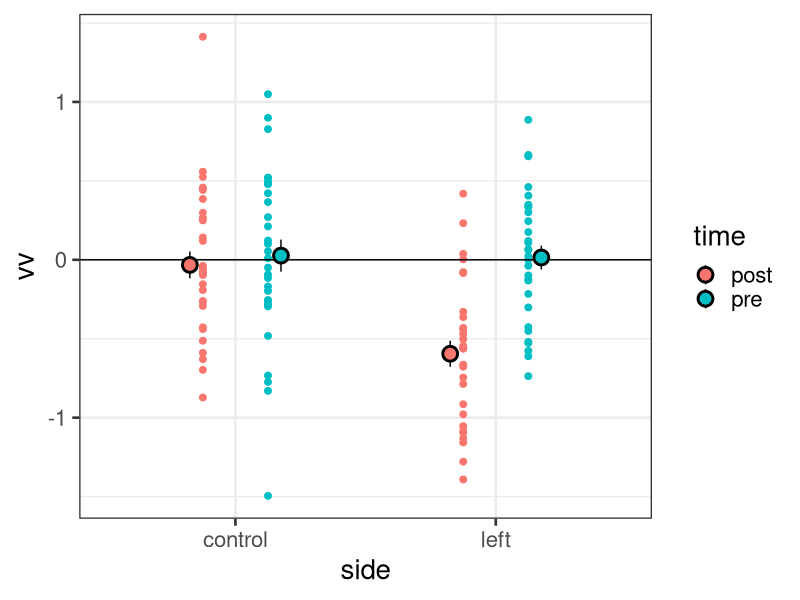

The R script that drew this image:
# Simulation of data -------------------
library(truncnorm) 
library(tidyverse)
library(dplyr)

simu<-function(x){
# VV----------
# VV in pretest--------
vv_pre_prism_left <- rnorm(n=10, mean = 0, sd =1)
vv_pre_prism_control <- rnorm(n=10, mean = 0, sd =1)
vv_pre_vr_left <- rnorm(n=10, mean = 0, sd =1)
vv_pre_vr_control <- rnorm(n=10, mean = 0, sd =1)
# VV in posttest--------
vv_post_prism_left <- rnorm(n=10, mean = -0.5, sd =1)
vv_post_prism_control <- rnorm(n=10, mean = 0, sd =1)

vr_left<-rtruncnorm(n=1, a=3, b=17, mean=10, sd=7) # rnorm with lower and upper limits
vv_post_vr_left <- rnorm(n=10, mean = vr_left, sd =2)
vv_post_vr_control <- rnorm(n=10, mean = 0, sd =1)

vv_all<-cbind(vv_pre_prism_control, vv_pre_prism_left, vv_pre_vr_control, vv_pre_vr_left,
              vv_post_prism_control, vv_post_prism_left, vv_post_vr_control, vv_post_vr_left)

# SSA----------
# SSA in pretest--------

ssa_pre<-rtruncnorm(n=1, a=-5, b=5, mean=0, sd=3) # rnorm with lower and upper limits

ssa_pre_prism_left <- rnorm(n=10, mean = ssa_pre, sd =3)
ssa_pre_prism_control <- rnorm(n=10, mean = ssa_pre, sd =3)
ssa_pre_vr_left <- rnorm(n=10, mean = ssa_pre, sd =1)
ssa_pre_vr_control <- rnorm(n=10, mean = ssa_pre, sd =1)
# ssa in posttest--------
ssa_post<-rtruncnorm(n=1, a=-2, b=6, mean= 3, sd= 3) # rnorm with lower and upper limits

ssa_post_prism_left <- rnorm(n=10, mean = ssa_post, sd =1)
ssa_post_prism_control <- rnorm(n=10, mean = ssa_pre, sd =1)

ssa_post_vr<-rtruncnorm(n=1, a=-2, b=6, mean= 1, sd= 3) # rnorm with lower and upper limits
ssa_post_vr_left <- rnorm(n=10, mean = ssa_post_vr, sd =2)
ssa_post_vr_control <- rnorm(n=10, mean = ssa_pre, sd =1)

ssa_all<-cbind(ssa_pre_prism_control, ssa_pre_prism_left, ssa_pre_vr_control, ssa_pre_vr_left,
              ssa_post_prism_control, ssa_post_prism_left, ssa_post_vr_control, ssa_post_vr_left)

#Multi VV------------------
corMat <- matrix(c
            (1,0,0,0,0,0,0,0,
              0,1,0,0,0,0,0,0,
              0,0,1,0,0,0,0,0,
              0,0,0,1,0,0,0,0,
              0,0,0,0,1,0,0,0,
              0,0,0,0,0,1,0,0,
              0,0,0,0,0,0,1,0,
              0,0,0,0,0,0,0,1), 
            nrow = 8, ncol = 8)


mu_vv <- c(apply(vv_all, 2, mean)) 
stddev_vv <- c(apply(vv_all, 2, sd))
covMat_vv <- stddev_vv %*% t(stddev_vv) * corMat
df_vv<-as.data.frame(MASS::mvrnorm(n=10, mu = mu_vv, Sigma = covMat_vv))

mu_ssa <- c(apply(ssa_all, 2, mean)) 
stddev_ssa <- c(apply(ssa_all, 2, sd))
covMat_ssa <- stddev_ssa %*% t(stddev_ssa) * corMat
df_ssa<-as.data.frame(MASS::mvrnorm(n=10, mu = mu_ssa, Sigma = covMat_ssa))

df_vv_long<-
  df_vv %>% 
  gather(var, vv) %>%
  separate(var, sep ="_", into = c("measure", "time", "train", "side")) %>% 
  select(-measure) %>% 
  as_tibble()

df_ssa_long<-
  df_ssa %>% 
  gather(var, ssa) %>%
  separate(var, sep ="_", into = c("measure", "time", "train", "side")) %>% 
  select(-measure) %>% 
  as_tibble()

df_final<-df_vv_long %>% 
  inner_join(.,df_ssa_long, by = c("train", "time", "side")) %>% 
  mutate(id = x)


return(df_final)
}
  
ls<-lapply(seq(101,130,1), function(x) simu(x=x))
df_simu<-bind_rows(ls)
df_simu %>% 
  filter(train == "prism") %>% 
  group_by(id, side, time) %>% 
  summarise(vv = mean(vv)) %>% 
ggplot(aes(x = side, y = vv,fill = time, col = time))+
  geom_point(width = 0.3, size=2, position = position_dodge(0.5))+
  geom_hline(yintercept = 0)+
  theme_bw(base_size=20)+
  stat_summary(fun.y = mean,
               geom = "pointrange",
               fun.ymax = function(x) mean(x) + sd(x) / sqrt(length(x)),
               fun.ymin = function(x) mean(x) - sd(x) / sqrt(length(x)),
               position = position_dodge(0.7), size = 1, shape=21, col = "black",
               stroke= 1.5)
